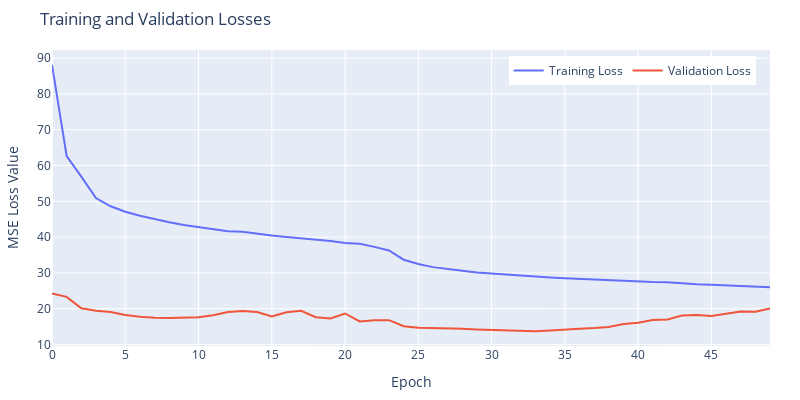

The code cell stored with this chart in its notebook:
### Code cell
plotLosses(train_history.history["loss"], train_history.history["val_loss"])

### Figure 1 — Plotly figure (JSON) as saved in the notebook; plotly's stock layout.template omitted (floating-point values rounded to 4 significant figures)
{"data": [{"mode": "lines", "name": "Training Loss", "type": "scatter", "x": [0, 1, 2, 3, 4, 5, 6, 7, 8, 9, 10, 11, 12, 13, 14, 15, 16, 17, 18, 19, 20, 21, 22, 23, 24, 25, 26, 27, 28, 29, 30, 31, 32, 33, 34, 35, 36, 37, 38, 39, 40, 41, 42, 43, 44, 45, 46, 47, 48, 49], "y": [88.16, 62.66, 56.9, 50.91, 48.62, 47.11, 45.97, 45.03, 44.15, 43.41, 42.77, 42.23, 41.67, 41.53, 40.95, 40.43, 40.05, 39.72, 39.35, 38.9, 38.38, 38.14, 37.28, 36.28, 33.69, 32.51, 31.62, 31.03, 30.59, 30.11, 29.81, 29.45, 29.14, 28.91, 28.7, 28.51, 28.31, 28.09, 27.94, 27.85, 27.7, 27.44, 27.35, 27.04, 26.82, 26.66, 26.47, 26.36, 26.21, 26.01]}, {"mode": "lines", "name": "Validation Loss", "type": "scatter", "x": [0, 1, 2, 3, 4, 5, 6, 7, 8, 9, 10, 11, 12, 13, 14, 15, 16, 17, 18, 19, 20, 21, 22, 23, 24, 25, 26, 27, 28, 29, 30, 31, 32, 33, 34, 35, 36, 37, 38, 39, 40, 41, 42, 43, 44, 45, 46, 47, 48, 49], "y": [24.26, 23.3, 20.13, 19.4, 19.08, 18.22, 17.75, 17.44, 17.37, 17.45, 17.62, 18.19, 19.07, 19.33, 19.05, 17.79, 18.98, 19.41, 17.61, 17.27, 18.66, 16.44, 16.78, 16.8, 15.12, 14.65, 14.61, 14.55, 14.37, 14.19, 14.08, 13.93, 13.91, 13.71, 13.93, 14.06, 14.36, 14.57, 14.89, 15.69, 16.06, 16.8, 16.99, 18.12, 18.24, 17.95, 18.48, 19.21, 19.15, 20.06]}], "layout": {"height": 400, "legend": {"orientation": "h", "x": 0.98, "xanchor": "right", "y": 0.98, "yanchor": "top"}, "margin": {"b": 30, "l": 40, "r": 30, "t": 50}, "title": {"text": "Training and Validation Losses"}, "width": 800, "xaxis": {"title": {"text": "Epoch"}}, "yaxis": {"title": {"text": "MSE Loss Value"}}}}
